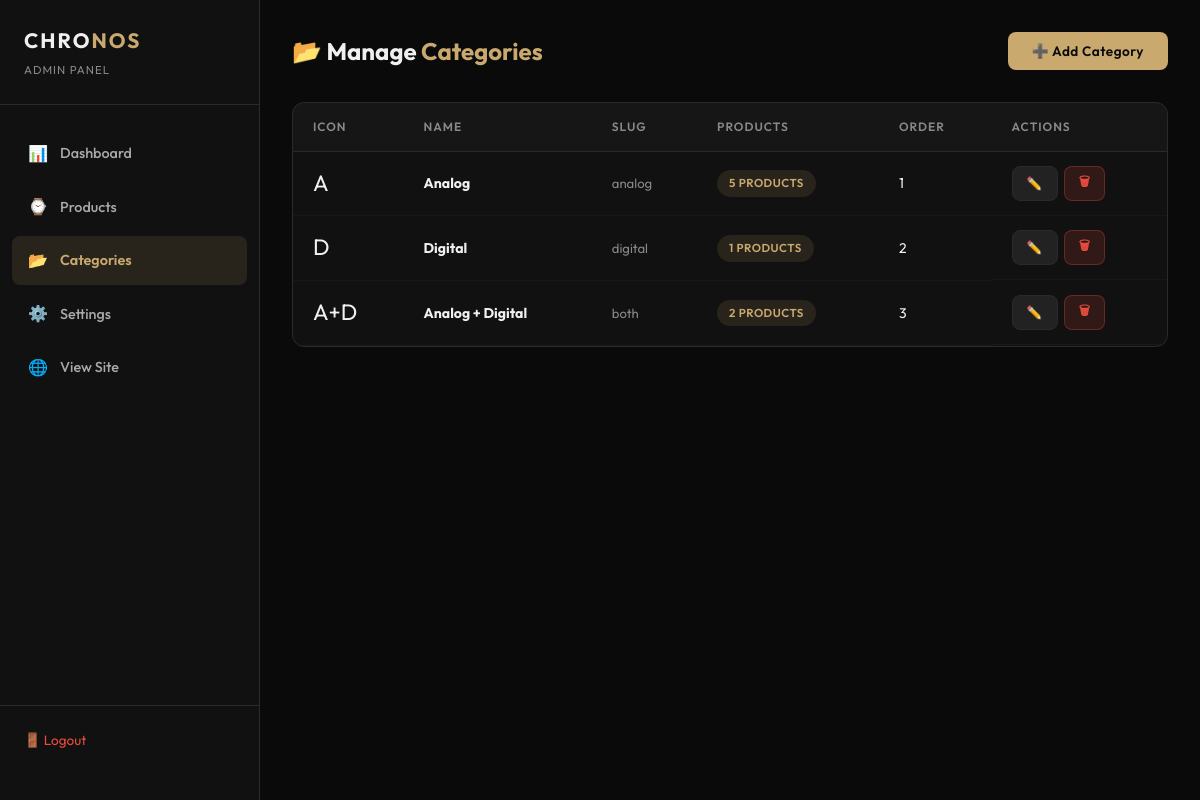
The app's page /admin/categories.php (signed in) with its own data.
### tables this page shows
CREATE TABLE `categories` (
    `id` INT AUTO_INCREMENT PRIMARY KEY,
    `name` VARCHAR(100) NOT NULL,
    `slug` VARCHAR(100) NOT NULL UNIQUE,
    `icon` VARCHAR(10) DEFAULT '⌚',
    `sort_order` INT NOT NULL DEFAULT 0,
    `created_at` TIMESTAMP DEFAULT CURRENT_TIMESTAMP
);

### admin/categories.php (the view, shortened to what this page needs)
<?php
$db = getDB();
$categories = $db->query("SELECT c.*, (SELECT COUNT(*) FROM products WHERE category_id = c.id) as product_count FROM categories c ORDER BY c.sort_order ASC, c.id ASC")->fetchAll();
?>
<!DOCTYPE html>
<html lang="en">
<head>
    <link rel="stylesheet" href="css/admin.css?v=<?= filemtime(__DIR__ . '/css/admin.css') ?>">
</head>
<body>
<div class="admin-layout">
    <aside class="sidebar">
        <div class="sidebar-brand">
            <h1>CHRO<span>NOS</span></h1>
            <p>Admin Panel</p>
        </div>
        <nav class="sidebar-nav">
            <a href="index.php">
                <span class="nav-icon">📊</span> Dashboard
            </a>
            <a href="products.php">
                <span class="nav-icon">⌚</span> Products
            </a>
            <a href="categories.php" class="active">
                <span class="nav-icon">📂</span> Categories
            </a>
            <a href="settings.php">
                <span class="nav-icon">⚙️</span> Settings
            </a>
            <a href="../" target="_blank">
                <span class="nav-icon">🌐</span> View Site
            </a>
        </nav>
        <div class="sidebar-footer">
            <a href="logout.php">🚪 Logout</a>
        </div>
    </aside>
    <main class="main-content">
        <div class="page-header">
            <h1 class="page-title">📂 Manage <span>Categories</span></h1>
            <button class="btn btn-primary" onclick="showModal()">➕ Add Category</button>
        </div>
        <div class="table-wrapper">
            <table class="data-table">
                <thead>
                    <tr>
                        <th>Icon</th>
                        <th>Name</th>
                        <th>Slug</th>
                        <th>Products</th>
                        <th>Order</th>
                        <th>Actions</th>
                    </tr>
                </thead>
                <tbody>
                    <?php foreach ($categories as $cat): ?>
                    <tr data-id="<?= $cat['id'] ?>">
                        <td style="font-size:1.4rem;"><?= htmlspecialchars($cat['icon']) ?></td>
                        <td><strong><?= htmlspecialchars($cat['name']) ?></strong></td>
                        <td style="color:var(--gray);font-size:0.82rem;"><?= htmlspecialchars($cat['slug']) ?></td>
                        <td><span class="type-badge analog"><?= $cat['product_count'] ?> products</span></td>
                        <td><?= $cat['sort_order'] ?></td>
                        <td class="actions">
                            <button class="btn btn-secondary btn-sm" onclick="editCat(<?= htmlspecialchars(json_encode($cat)) ?>)">✏️</button>
                            <button class="btn btn-danger btn-sm" onclick="deleteCat(<?= $cat['id'] ?>, '<?= htmlspecialchars($cat['name']) ?>')">🗑</button>
                        </td>
                    </tr>
                    <?php endforeach; ?>
                </tbody>
            </table>
        </div>
    </main>
</div>
</body>
</html>

### admin/css/admin.css (style rules this page uses)
:root { --gold: #c9a96e; --gold-light: #dfc08a; --gold-dark: #a88a50; --black: #0a0a0a; --dark: #111111; --dark-2: #1a1a1a; --dark-3: #222222; --dark-border: #2a2a2a; --gray: #888888; --gray-light: #aaaaaa; --white: #f0f0f0; --red: #e74c3c; --red-dark: #c0392b; --green: #27ae60; --blue: #3498db; --font: 'Outfit', 'Sarabun', sans-serif; --radius: 12px; --radius-sm: 8px; --transition: all 0.3s ease; }
*, *::before, *::after { margin: 0; padding: 0; box-sizing: border-box; }
body { font-family: var(--font); background: var(--black); color: var(--white); line-height: 1.6; }
a { text-decoration: none; color: inherit; }
button { cursor: pointer; border: none; outline: none; font-family: var(--font); }
.admin-layout { display: flex; min-height: 100vh; }
.sidebar { width: 260px; background: var(--dark); border-right: 1px solid var(--dark-border); padding: 24px 0; position: fixed; top: 0; left: 0; height: 100vh; overflow-y: auto; z-index: 100; display: flex; flex-direction: column; }
.sidebar-brand { padding: 0 24px 24px; border-bottom: 1px solid var(--dark-border); margin-bottom: 24px; }
.sidebar-brand h1 { font-size: 1.3rem; font-weight: 700; letter-spacing: 2px; color: var(--white); }
.sidebar-brand h1 span { color: var(--gold); }
.sidebar-brand p { font-size: 0.72rem; letter-spacing: 1px; text-transform: uppercase; color: var(--gray); margin-top: 4px; }
.sidebar-nav { flex: 1; padding: 0 12px; }
.sidebar-nav a { display: flex; align-items: center; gap: 12px; padding: 12px 16px; margin-bottom: 4px; border-radius: var(--radius-sm); font-size: 0.9rem; font-weight: 500; color: var(--gray-light); transition: var(--transition); }
.sidebar-nav a.active { background: rgba(201, 169, 110, 0.12); color: var(--gold); font-weight: 600; }
.sidebar-nav a .nav-icon { width: 20px; text-align: center; font-size: 1rem; }
.sidebar-footer { padding: 16px 24px; border-top: 1px solid var(--dark-border); }
.sidebar-footer a { display: flex; align-items: center; gap: 10px; font-size: 0.85rem; color: var(--red); padding: 8px 0; transition: var(--transition); }
.main-content { flex: 1; margin-left: 260px; padding: 32px; min-height: 100vh; }
.page-header { display: flex; align-items: center; justify-content: space-between; margin-bottom: 32px; flex-wrap: wrap; gap: 16px; }
.page-title { font-size: 1.5rem; font-weight: 700; color: var(--white); }
.page-title span { color: var(--gold); }
.btn { display: inline-flex; align-items: center; gap: 8px; padding: 10px 24px; font-size: 0.85rem; font-weight: 600; border-radius: var(--radius-sm); transition: var(--transition); letter-spacing: 0.5px; }
.btn-primary { background: var(--gold); color: var(--black); }
.btn-secondary { background: var(--dark-3); color: var(--white); border: 1px solid var(--dark-border); }
.btn-danger { background: rgba(231, 76, 60, 0.15); color: var(--red); border: 1px solid rgba(231, 76, 60, 0.3); }
.btn-sm { padding: 6px 14px; font-size: 0.78rem; }
.table-wrapper { background: var(--dark); border: 1px solid var(--dark-border); border-radius: var(--radius); overflow: hidden; }
.data-table { width: 100%; border-collapse: collapse; }
.data-table th { padding: 14px 20px; text-align: left; font-size: 0.75rem; font-weight: 600; letter-spacing: 1px; text-transform: uppercase; color: var(--gray); background: rgba(255, 255, 255, 0.02); border-bottom: 1px solid var(--dark-border); }
.data-table td { padding: 14px 20px; font-size: 0.88rem; border-bottom: 1px solid rgba(255, 255, 255, 0.03); vertical-align: middle; }
.type-badge { display: inline-flex; align-items: center; gap: 4px; padding: 4px 12px; font-size: 0.72rem; font-weight: 600; letter-spacing: 0.5px; text-transform: uppercase; border-radius: 100px; }
.type-badge.analog { background: rgba(201, 169, 110, 0.12); color: var(--gold); }
.actions { display: flex; gap: 6px; }

### records on screen
categories: icon "A", name "Analog", slug "analog", product_count "5", sort_order "1"
categories: icon "D", name "Digital", slug "digital", product_count "1", sort_order "2"
categories: icon "A+D", name "Analog + Digital", slug "both", product_count "2", sort_order "3"
